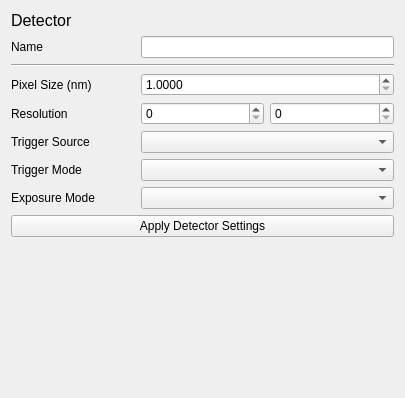
<?xml version="1.0" encoding="UTF-8"?>
<ui version="4.0">
 <class>Form</class>
 <widget class="QWidget" name="Form">
  <property name="geometry">
   <rect>
    <x>0</x>
    <y>0</y>
    <width>405</width>
    <height>398</height>
   </rect>
  </property>
  <property name="windowTitle">
   <string>Form</string>
  </property>
  <layout class="QGridLayout" name="gridLayout">
   <item row="4" column="2">
    <widget class="QSpinBox" name="spinBox_detector_resolution_y"/>
   </item>
   <item row="4" column="0">
    <widget class="QLabel" name="label_detector_resolution">
     <property name="text">
      <string>Resolution</string>
     </property>
    </widget>
   </item>
   <item row="5" column="1" colspan="2">
    <widget class="QComboBox" name="comboBox_detector_trigger_source"/>
   </item>
   <item row="7" column="1" colspan="2">
    <widget class="QComboBox" name="comboBox_detector_exposure_mode"/>
   </item>
   <item row="1" column="0">
    <widget class="QLabel" name="label_detector_name">
     <property name="text">
      <string>Name</string>
     </property>
    </widget>
   </item>
   <item row="5" column="0">
    <widget class="QLabel" name="label_detector_trigger_source">
     <property name="text">
      <string>Trigger Source</string>
     </property>
    </widget>
   </item>
   <item row="7" column="0">
    <widget class="QLabel" name="label_detector_exposure_mode">
     <property name="text">
      <string>Exposure Mode</string>
     </property>
    </widget>
   </item>
   <item row="3" column="0">
    <widget class="QLabel" name="label_detector_pixelsize">
     <property name="text">
      <string>Pixel Size (nm)</string>
     </property>
    </widget>
   </item>
   <item row="1" column="1" colspan="2">
    <widget class="QLineEdit" name="lineEdit_detector_name"/>
   </item>
   <item row="6" column="0">
    <widget class="QLabel" name="label_detector_trigger_mode">
     <property name="text">
      <string>Trigger Mode</string>
     </property>
    </widget>
   </item>
   <item row="6" column="1" colspan="2">
    <widget class="QComboBox" name="comboBox_detector_trigger_mode"/>
   </item>
   <item row="2" column="0" colspan="3">
    <widget class="Line" name="line">
     <property name="orientation">
      <enum>Qt::Horizontal</enum>
     </property>
    </widget>
   </item>
   <item row="3" column="1" colspan="2">
    <widget class="QDoubleSpinBox" name="doubleSpinBox_detector_pixelsize">
     <property name="decimals">
      <number>4</number>
     </property>
     <property name="minimum">
      <double>1.000000000000000</double>
     </property>
     <property name="maximum">
      <double>10000.000000000000000</double>
     </property>
     <property name="singleStep">
      <double>0.000100000000000</double>
     </property>
    </widget>
   </item>
   <item row="0" column="0" colspan="3">
    <widget class="QLabel" name="label_title">
     <property name="font">
      <font>
       <pointsize>12</pointsize>
      </font>
     </property>
     <property name="text">
      <string>Detector</string>
     </property>
    </widget>
   </item>
   <item row="8" column="0" colspan="3">
    <widget class="QPushButton" name="pushButton_apply_detector_settings">
     <property name="text">
      <string>Apply Detector Settings</string>
     </property>
    </widget>
   </item>
   <item row="4" column="1">
    <widget class="QSpinBox" name="spinBox_detector_resolution_x"/>
   </item>
   <item row="9" column="0" colspan="3">
    <spacer name="verticalSpacer">
     <property name="orientation">
      <enum>Qt::Vertical</enum>
     </property>
     <property name="sizeHint" stdset="0">
      <size>
       <width>20</width>
       <height>40</height>
      </size>
     </property>
    </spacer>
   </item>
  </layout>
 </widget>
 <resources/>
 <connections/>
</ui>
